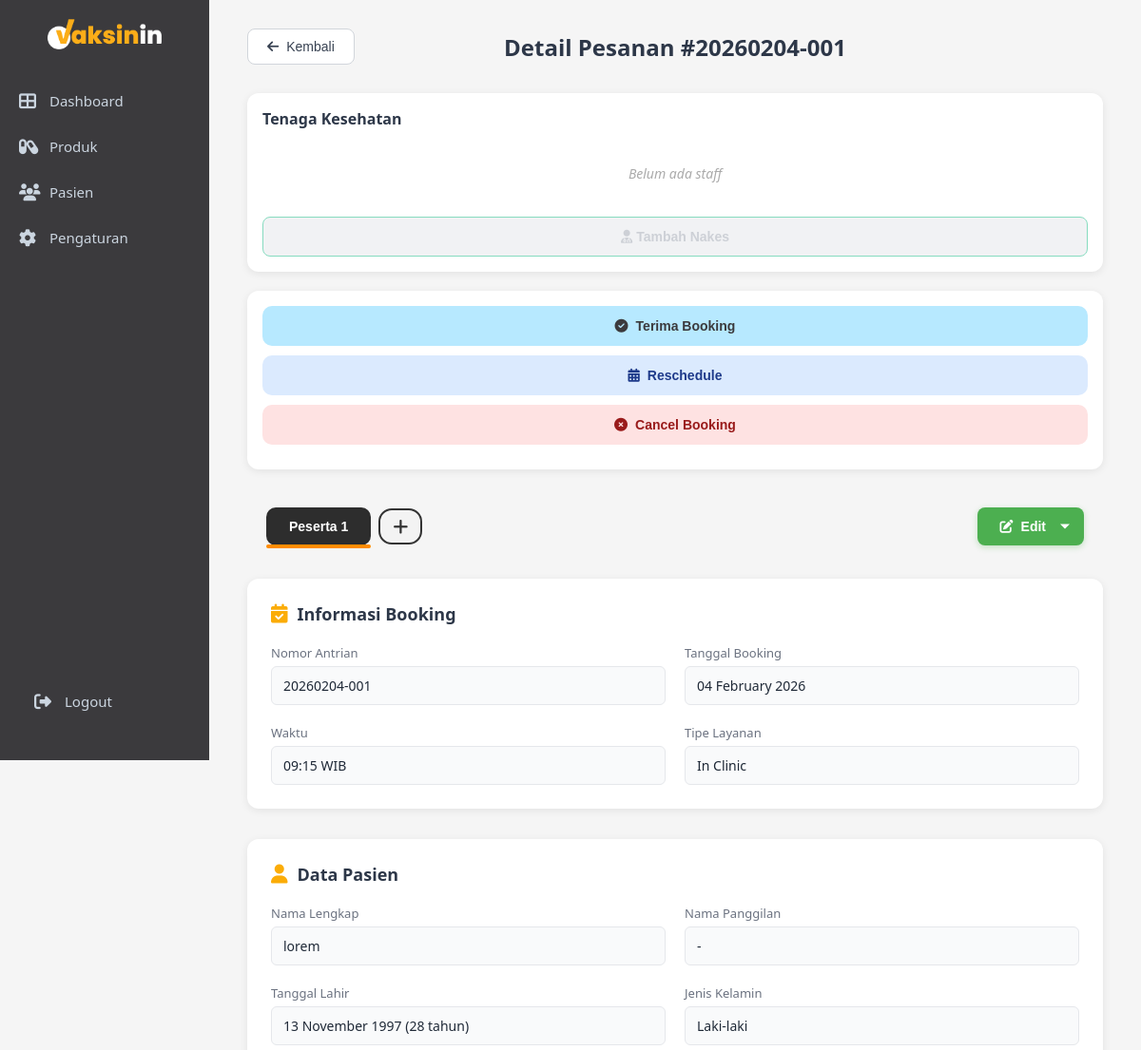
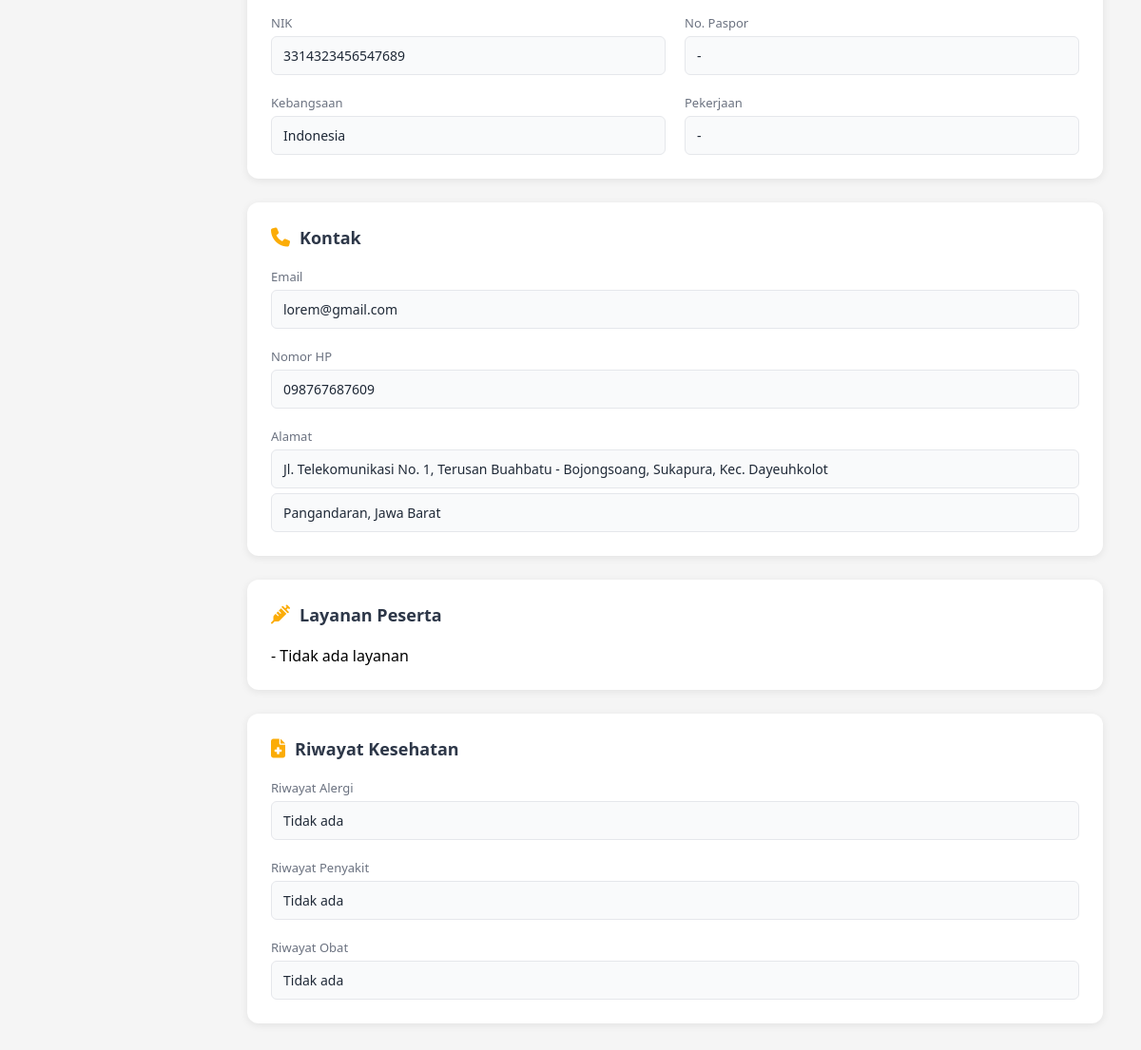
/admin/booking_detail.php?id=90, run on an earlier commit of the app's database (2 pictures, top to bottom).
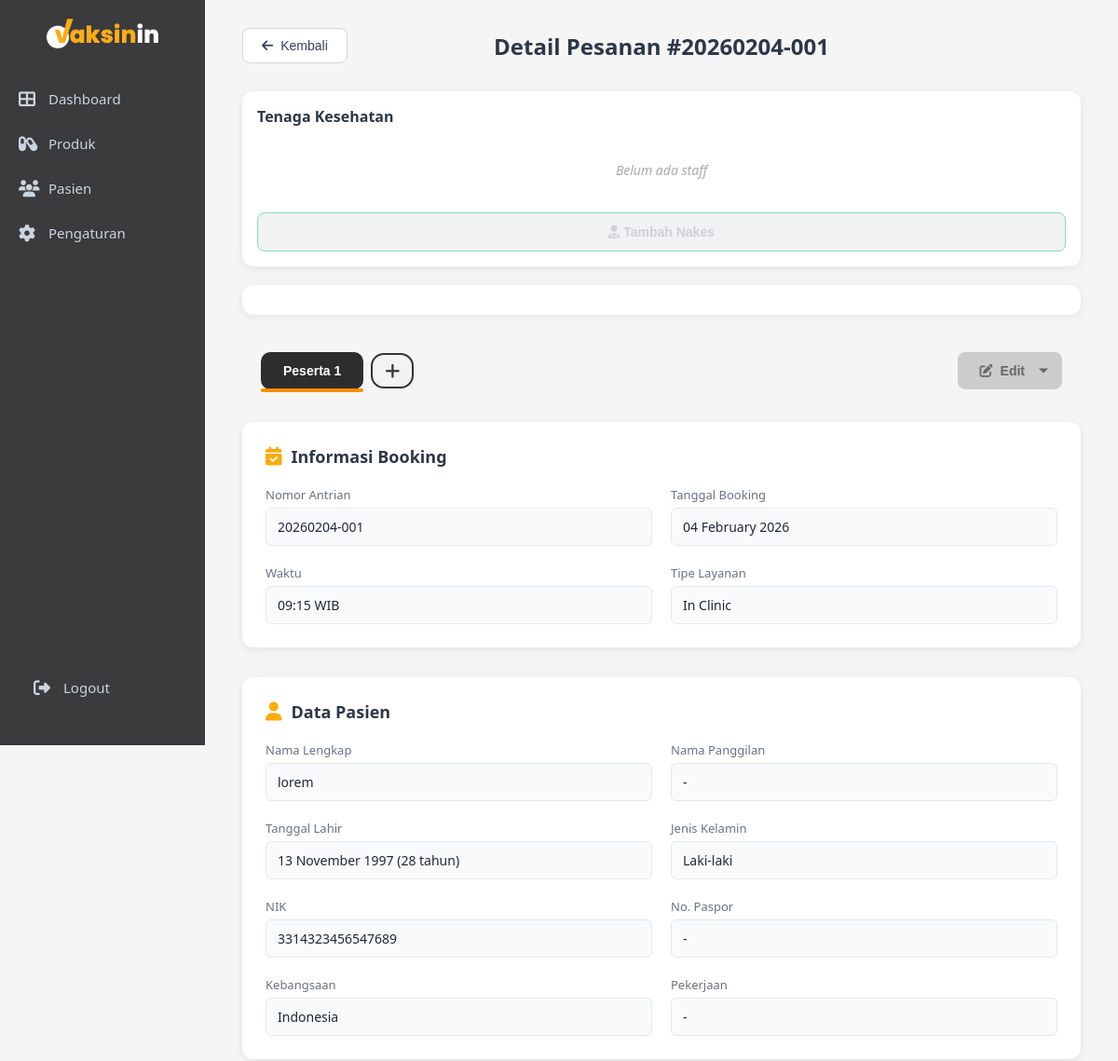
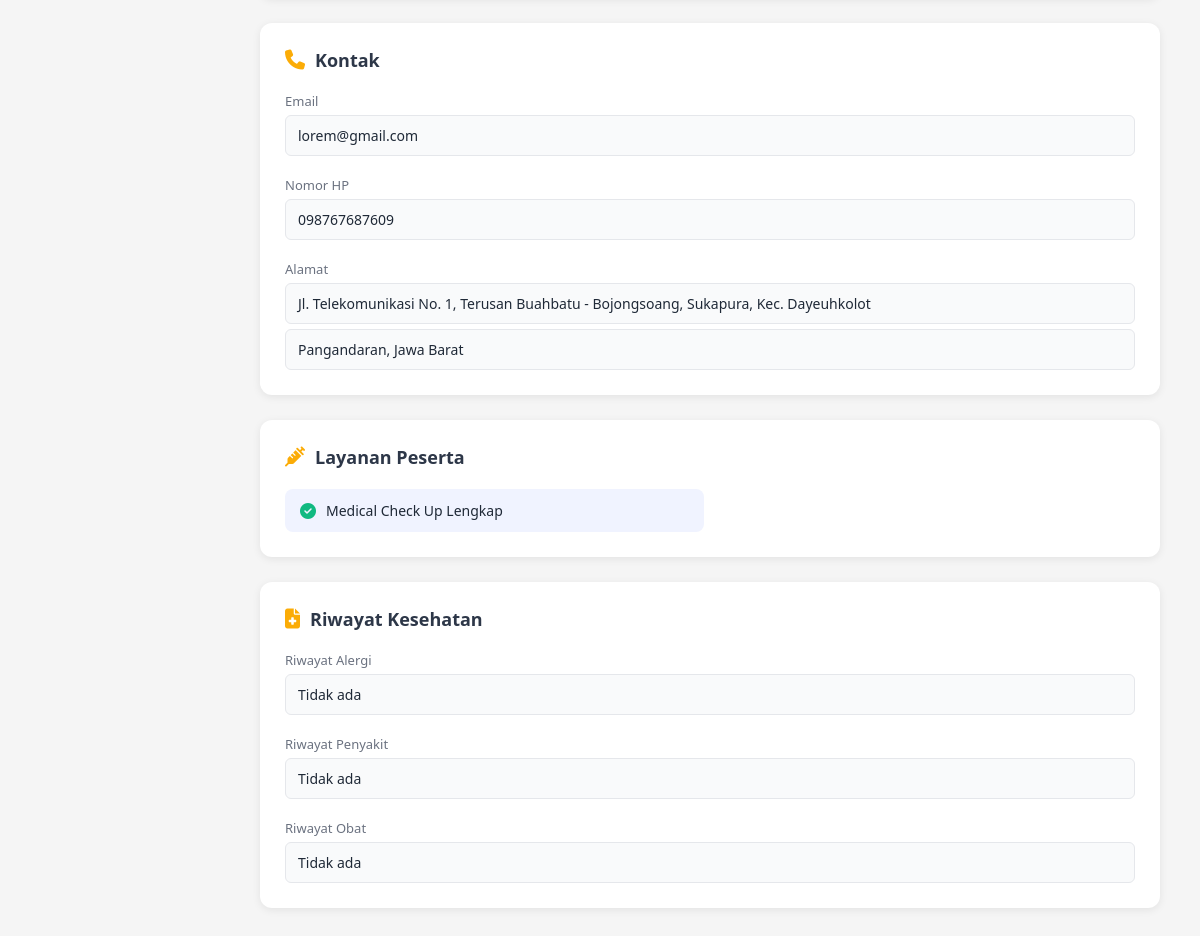
And on a later commit of the database (2 pictures, top to bottom).
### tables this page shows
CREATE TABLE `bookings` (
  `id` int NOT NULL,
  `parent_id` int DEFAULT NULL,
  `patient_id` int NOT NULL,
  `service_type` enum('Home Service','In Clinic') NOT NULL,
  `nomor_antrian` varchar(20) NOT NULL,
  `tanggal_booking` date NOT NULL,
  `waktu_booking` time NOT NULL,
  `status` enum('pending','confirmed','completed','cancelled') DEFAULT 'pending',
  `catatan` text,
  `created_at` datetime NOT NULL,
  `updated_at` datetime DEFAULT CURRENT_TIMESTAMP ON UPDATE CURRENT_TIMESTAMP,
  `doctor_id` int DEFAULT NULL,
  `payment_status` enum('unpaid','paid') DEFAULT 'unpaid',
  `tindakan_selesai` tinyint(1) DEFAULT '0'
);

CREATE TABLE `patients` (
  `id` int NOT NULL,
  `no_rekam_medis` varchar(20) NOT NULL,
  `nama_lengkap` varchar(100) NOT NULL,
  `nama_panggilan` varchar(50) DEFAULT NULL,
  `tanggal_lahir` date NOT NULL,
  `usia` int DEFAULT NULL,
  `kategori_usia` enum('Anak','Dewasa') NOT NULL,
  `jenis_kelamin` enum('L','P') NOT NULL,
  `nik` varchar(16) DEFAULT NULL,
  `paspor` varchar(20) DEFAULT NULL,
  `kebangsaan` varchar(50) DEFAULT 'Indonesia',
  `pekerjaan` varchar(100) DEFAULT NULL,
  `nama_wali` varchar(100) DEFAULT NULL,
  `riwayat_alergi` text,
  `riwayat_penyakit` text,
  `riwayat_obat` text,
  `pelayanan` varchar(50) NOT NULL,
  `created_at` timestamp NOT NULL DEFAULT CURRENT_TIMESTAMP,
  `updated_at` timestamp NOT NULL DEFAULT CURRENT_TIMESTAMP ON UPDATE CURRENT_TIMESTAMP
);

CREATE TABLE `patient_emails` (
  `id` int NOT NULL,
  `patient_id` int NOT NULL,
  `email` varchar(100) NOT NULL,
  `is_primary` tinyint(1) DEFAULT '0'
);

CREATE TABLE `patient_phones` (
  `id` int NOT NULL,
  `patient_id` int NOT NULL,
  `phone` varchar(20) NOT NULL,
  `is_primary` tinyint(1) DEFAULT '0'
);

CREATE TABLE `patient_addresses` (
  `id` int NOT NULL,
  `patient_id` int NOT NULL,
  `alamat` text NOT NULL,
  `provinsi` varchar(100) DEFAULT NULL,
  `kota` varchar(100) DEFAULT NULL,
  `is_primary` tinyint(1) DEFAULT '0'
);

CREATE TABLE `booking_services` (
  `id` int NOT NULL,
  `parent_booking_id` int DEFAULT NULL,
  `booking_id` int NOT NULL,
  `patient_id` int DEFAULT NULL,
  `nama_layanan` varchar(100) NOT NULL,
  `created_at` datetime DEFAULT CURRENT_TIMESTAMP,
  `service_id` int DEFAULT NULL,
  `harga` int DEFAULT '0',
  `diskon` int DEFAULT '0',
  `diskon_tipe` enum('persen','nilai') DEFAULT 'nilai',
  `total` int DEFAULT '0'
);

### admin/booking_detail.php (the view, shortened to what the rows shown need)
<?php
include "../config.php";
$booking_id = isset($_GET['id']) ? intval($_GET['id']) : 0;
$sql = "
SELECT
    b.id AS booking_id,
    b.*,
    p.id AS patient_id,
    p.*
FROM bookings b
JOIN patients p ON b.patient_id = p.id
WHERE b.id = ? OR b.parent_id = ?
ORDER BY CASE WHEN b.id = ? THEN 0 ELSE 1 END
";
$stmt = $conn->prepare($sql);
$stmt->bind_param("iii", $booking_id, $booking_id, $booking_id);
$stmt->execute();
$participants = $stmt->get_result()->fetch_all(MYSQLI_ASSOC);
$booking = $participants[0];
?>
<!DOCTYPE html>
<html lang="id">
<head>
    <link rel="stylesheet" href="css/admin.css">
    <link rel="stylesheet" href="css/detail.css">
    <link rel="stylesheet" href="css/reschedule.css">
    <link rel="stylesheet" href="css/sidebar-toggle.css">
    <link rel="stylesheet" href="https://cdnjs.cloudflare.com/ajax/libs/font-awesome/6.4.0/css/all.min.css">
</head>
<body>
    <div class="main-content">
        <div class="detail-header">
            <button onclick="window.location.href='dashboard.php'" class="btn-back">
                <i class="fas fa-arrow-left"></i> Kembali
            </button>
            <h1>Detail Pesanan #<?php echo $booking['nomor_antrian']; ?></h1>
        </div>
        <div class="detail-layout">
            <div class="detail-container">
                <div class="tabs-container">
                    <div class="participant-tabs">
                        <?php foreach ($participants as $index => $p): ?>
                            <button
                                class="participant-tab <?= $index == 0 ? 'active' : '' ?>"
                                onclick="showParticipant(<?= $index ?>)">
                                Peserta <?= $index + 1 ?>
                            </button>
                        <?php endforeach; ?>
                        <button class="participant-tab add" onclick="addParticipant()">
                            <i class="fas fa-plus"></i>
                        </button>
                    </div>
                </div>
                <div class="detail-section">
                    <h2><i class="fas fa-calendar-check"></i> Informasi Booking</h2>
                    <div class="detail-grid">
                        <div class="detail-item">
                            <label>Nomor Antrian</label>
                            <p><?php echo htmlspecialchars($booking['nomor_antrian']); ?></p>
                        </div>
                        <div class="detail-item">
                            <label>Tanggal Booking</label>
                            <p><?php echo date('d F Y', strtotime($booking['tanggal_booking'])); ?></p>
                        </div>
                        <div class="detail-item">
                            <label>Waktu</label>
                            <p><?php echo substr($booking['waktu_booking'], 0, 5); ?> WIB</p>
                        </div>
                        <div class="detail-item">
                            <label>Tipe Layanan</label>
                            <p><?php echo htmlspecialchars($booking['service_type']); ?></p>
                        </div>
                    </div>
                </div>
                <?php foreach ($participants as $index => $p): ?>
                <div class="participant-panel <?= $index == 0 ? 'active' : '' ?>"
                    id="participant-<?= $index ?>"
                    data-booking-id="<?= $p['id'] ?>"
                    data-patient-id="<?= $p['patient_id'] ?>">
                    <div class="detail-section">
                        <h2><i class="fas fa-user"></i> Data Pasien</h2>
                        <div class="detail-grid">
                            <div class="detail-item">
                                <label>Nama Lengkap</label>
                                <p><?= htmlspecialchars($p['nama_lengkap']); ?></p>
                            </div>
                            <div class="detail-item">
                                <label>Nama Panggilan</label>
                                <p><?= htmlspecialchars($p['nama_panggilan'] ?: '-'); ?></p>
                            </div>
                            <div class="detail-item">
                                <label>Tanggal Lahir</label>
                                <p>
                                    <?= date('d F Y', strtotime($p['tanggal_lahir'])); ?>
                                    (<?= $p['usia']; ?> tahun)
                                </p>
                            </div>
                            <div class="detail-item">
                                <label>Jenis Kelamin</label>
                                <p><?= $p['jenis_kelamin'] == 'L' ? 'Laki-laki' : 'Perempuan'; ?></p>
                            </div>
                            <div class="detail-item">
                                <label>NIK</label>
                                <p><?= htmlspecialchars($p['nik'] ?: '-'); ?></p>
                            </div>
                            <div class="detail-item">
                                <label>No. Paspor</label>
                                <p><?= htmlspecialchars($p['paspor'] ?: '-'); ?></p>
                            </div>
                            <div class="detail-item">
                                <label>Kebangsaan</label>
                                <p><?= htmlspecialchars($p['kebangsaan']); ?></p>
                            </div>
                            <div class="detail-item">
                                <label>Pekerjaan</label>
                                <p><?= htmlspecialchars($p['pekerjaan'] ?: '-'); ?></p>
                            </div>
                        </div>
                    </div>
                    <div class="detail-section">
                        <h2><i class="fas fa-phone"></i> Kontak</h2>
                        <div class="detail-grid">
                            <div class="detail-item full-width">
                                <label>Email</label>
                                <?php
                                $sql_emails = "SELECT email FROM patient_emails WHERE patient_id = ?";
                                $stmt_e = $conn->prepare($sql_emails);
                                $stmt_e->bind_param("i", $p['patient_id']);
                                $stmt_e->execute();
                                $emails = $stmt_e->get_result();
                                ?>
                                <?php while ($e = $emails->fetch_assoc()): ?>
                                    <p><?= htmlspecialchars($e['email']) ?></p>
                                <?php endwhile; ?>
                            </div>
                            <div class="detail-item full-width">
                                <label>Nomor HP</label>
                                <?php
                                $sql_phones = "SELECT phone FROM patient_phones WHERE patient_id = ?";
                                $stmt_p = $conn->prepare($sql_phones);
                                $stmt_p->bind_param("i", $p['patient_id']);
                                $stmt_p->execute();
                                $phones = $stmt_p->get_result();
                                ?>
                                <?php while ($ph = $phones->fetch_assoc()): ?>
                                    <p><?= htmlspecialchars($ph['phone']) ?></p>
                                <?php endwhile; ?>
                            </div>
                            <div class="detail-item full-width">
                                <label>Alamat</label>
                                <?php
                                $sql_addr = "SELECT * FROM patient_addresses
                                            WHERE patient_id = ? AND is_primary = 1 LIMIT 1";
                                $stmt_a = $conn->prepare($sql_addr);
                                $stmt_a->bind_param("i", $p['patient_id']);
                                $stmt_a->execute();
                                $address = $stmt_a->get_result()->fetch_assoc();
                                ?>
                                <?php if ($address): ?>
                                    <p><?= htmlspecialchars($address['alamat']) ?></p>
                                    <p><?= htmlspecialchars($address['kota']) ?>,
                                    <?= htmlspecialchars($address['provinsi']) ?></p>
                                <?php else: ?>
                                    <p>-</p>
                                <?php endif; ?>
                            </div>
                        </div>
                    </div>
                    <div class="detail-section">
                        <h2><i class="fas fa-syringe"></i> Layanan Peserta</h2>
                        <?php
                        $sql_srv = "
                            SELECT nama_layanan
                            FROM booking_services
                            WHERE booking_id = ?
                            AND patient_id = ?
                        ";
                        $stmt_srv = $conn->prepare($sql_srv);
                        $stmt_srv->bind_param("ii",
                            $p['booking_id'],
                            $p['patient_id']
                        );
                        $stmt_srv->execute();
                        $services = $stmt_srv->get_result();
                        ?>
                        <div class="services-grid">
                            <?php if ($services->num_rows > 0): ?>
                                <?php while ($srv = $services->fetch_assoc()): ?>
                                    <div class="service-item">
                                        <i class="fas fa-check-circle"></i>
                                        <?= htmlspecialchars($srv['nama_layanan']) ?>
                                    </div>
                                <?php endwhile; ?>
                            <?php else: ?>
                                <p>- Tidak ada layanan</p>
                            <?php endif; ?>
                        </div>
                    </div>
                    <div class="detail-section">
                        <h2><i class="fas fa-file-medical"></i> Riwayat Kesehatan</h2>
                        <div class="detail-grid">
                            <div class="detail-item full-width">
                                <label>Riwayat Alergi</label>
                                <p><?= htmlspecialchars($p['riwayat_alergi'] ?: 'Tidak ada') ?></p>
                            </div>
                            <div class="detail-item full-width">
                                <label>Riwayat Penyakit</label>
                                <p><?= htmlspecialchars($p['riwayat_penyakit'] ?: 'Tidak ada') ?></p>
                            </div>
                            <div class="detail-item full-width">
                                <label>Riwayat Obat</label>
                                <p><?= htmlspecialchars($p['riwayat_obat'] ?: 'Tidak ada') ?></p>
                            </div>
                        </div>
                    </div>
                </div>
                <?php endforeach; ?>
            </div>
        </div>
    </div>
</body>
</html>

What changed in the data, as far as the page shows it:
changed bookings "In Clinic": gains booking_services (nama_layanan "Medical Check Up Lengkap"); status "pending" → "cancelled" (drawn); no longer shows "- Tidak ada layanan"
Also different on the page:
text no longer shown: "Terima Booking Reschedule Cancel Booking"
